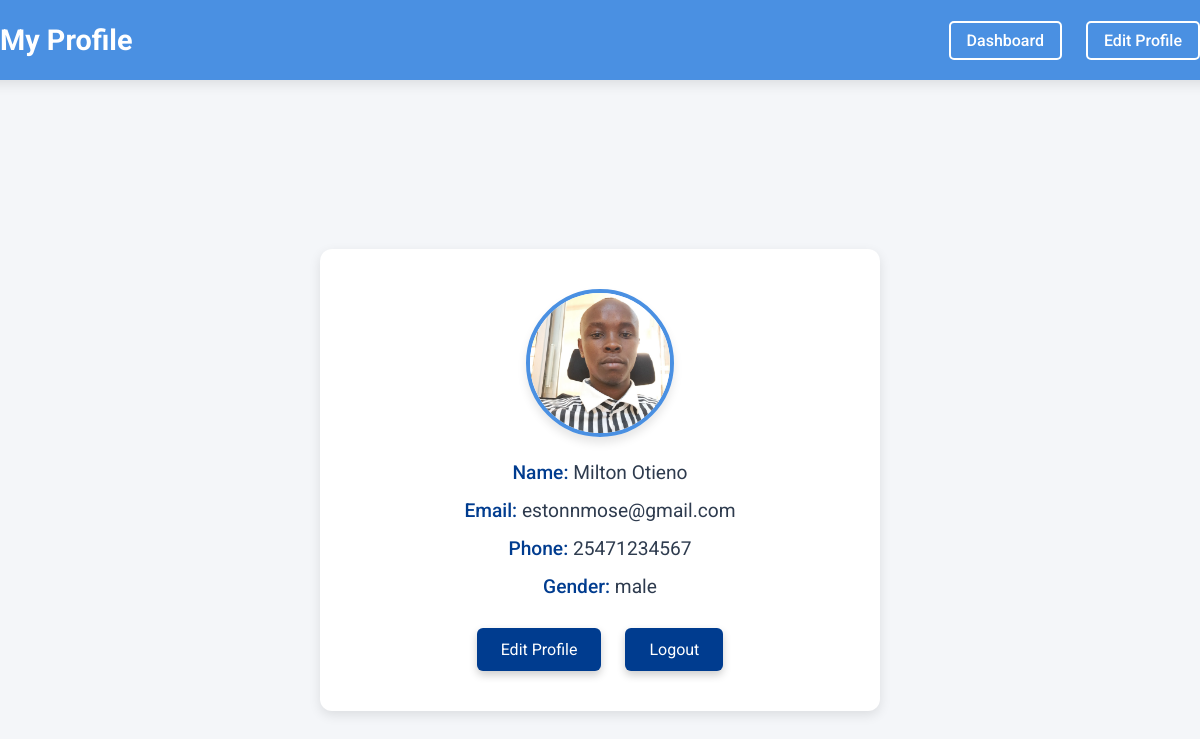
Before: /customer/viewprofile.php (signed in) with the older database file.
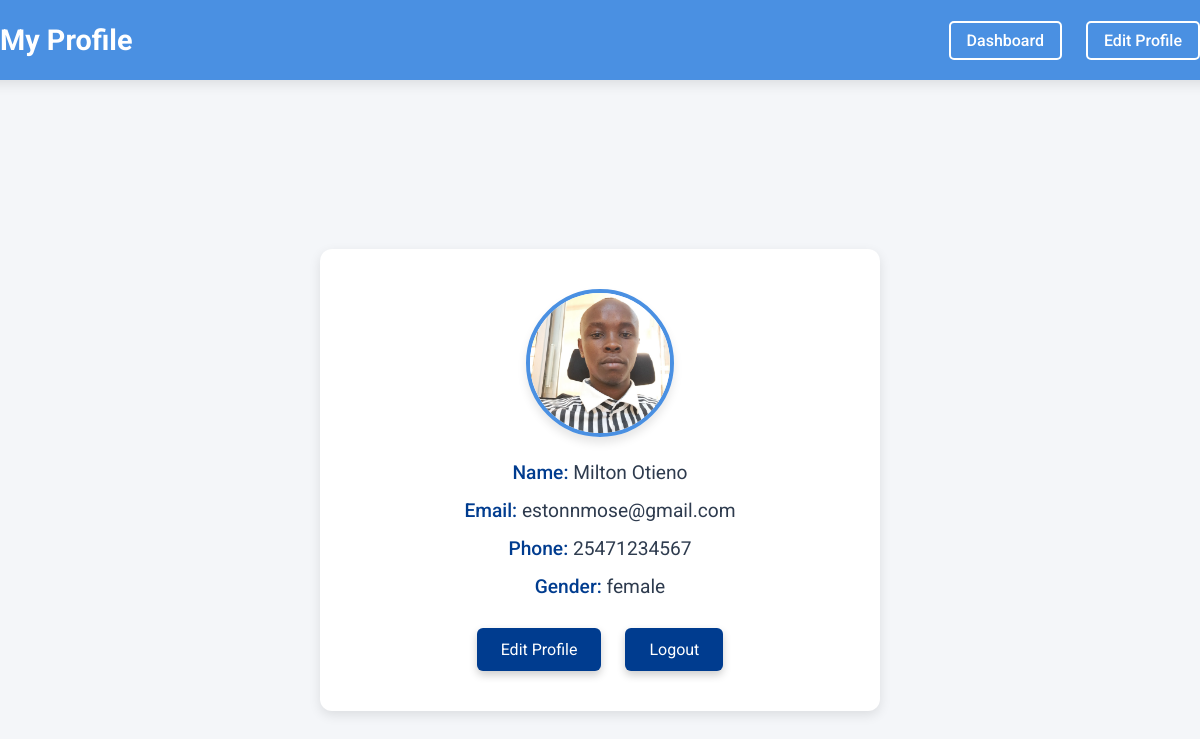
After: the same page with the newer database file.
### tables this page shows
CREATE TABLE `customers` (
  `id` int(11) NOT NULL,
  `full_name` varchar(100) NOT NULL,
  `email` varchar(100) NOT NULL,
  `status` enum('active','inactive','suspended','pending') NOT NULL DEFAULT 'active',
  `last_logout` datetime DEFAULT NULL,
  `password` varchar(255) NOT NULL,
  `mobile` varchar(12) NOT NULL,
  `gender` enum('male','female','other') NOT NULL,
  `dob` date NOT NULL,
  `occupation` varchar(100) NOT NULL,
  `residence` varchar(100) NOT NULL,
  `created_at` timestamp NOT NULL DEFAULT current_timestamp(),
  `profile_picture` varchar(255) DEFAULT 'default_profile.png',
  `remember_token` varchar(255) DEFAULT NULL,
  `last_login` datetime DEFAULT NULL,
  `reset_token` varchar(255) DEFAULT NULL,
  `token_expiration` datetime DEFAULT NULL
);

### customer/viewprofile.php (the view, shortened to what this page needs)
<?php
require 'include/db_connection.php';
$customer_id = $_SESSION['customer_id'];
$sql = "SELECT full_name, email, mobile, profile_picture, gender FROM customers WHERE id = ?";
$stmt = $conn->prepare($sql);
$stmt->bind_param("i", $customer_id);
$stmt->execute();
$stmt->bind_result($full_name, $email, $phone, $profile_picture, $gender);
?>
<!DOCTYPE html>
<html lang="en">
<head>
</head>
<body>
    <div class="header">
        <h1>My Profile</h1>
        <div>
            <a href="dashboard.php">Dashboard</a>
            <a href="editprofile.php">Edit Profile</a>
        </div>
    </div>
    <div class="profile-container">
        <div class="profile-picture">
            <img src="<?php echo htmlspecialchars($profile_picture); ?>" alt="Profile Picture">
        </div>
        <div class="profile-details">
            <div><strong>Name:</strong> <?php echo htmlspecialchars($full_name); ?></div>
            <div><strong>Email:</strong> <?php echo htmlspecialchars($email); ?></div>
            <div><strong>Phone:</strong> <?php echo htmlspecialchars($phone); ?></div>
            <div><strong>Gender:</strong> <?php echo htmlspecialchars($gender); ?></div>
        </div>
        <div class="button-container">
            <a href="editprofile.php">Edit Profile</a>
            <a href="logout.php">Logout</a>
        </div>
    </div>
</body>
</html>

Changed rows visible on the page:
changed customers "Milton Otieno": gender "male" → "female"
